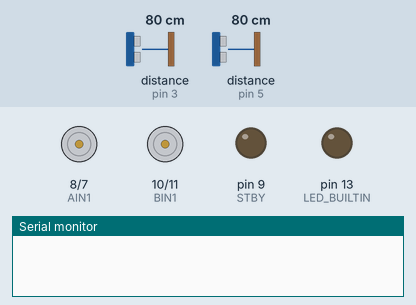
Simulated run of this sketch. Board: Arduino Uno, built with avr-gcc and run on an emulated ATmega328P. Shown: motor-driver pin pairs drawn as motors (green arrow = first pin HIGH = forward, orange = second pin HIGH = backward, longer = more drive, scaled by the enable pin, stopped while the standby pin is LOW), output pins drawn as LEDs (lit = HIGH), the last lines printed to the serial monitor. Wiring (inferred from the names in the program): 2 × ultrasonic range finder: trigger pin 2, echo pin 3 / trigger pin 4, echo pin 5. The test bench sets the inputs (shaded band); at power-on: distance to the obstacle (sensors on pin 3, pin 5) 80 cm. The echo pulse lasts 58.3 µs per cm; pins used as bus, display or sensor lines are not drawn.

Above: at 0.1 s.
At 1.1 s:
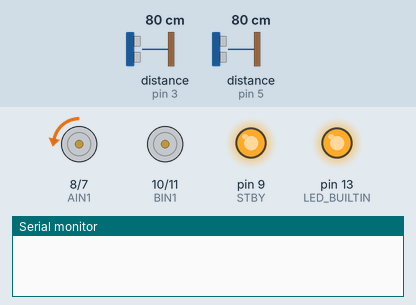
At 8.6 s:
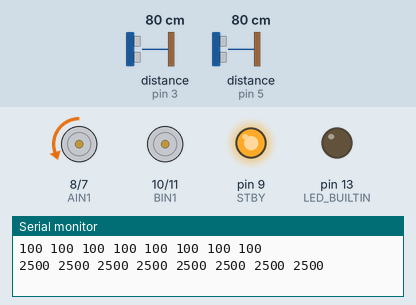
At 9.8 s:
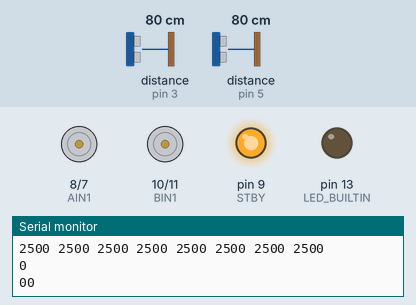
Timing chart, 0 to 11.3 s (numbered marks = the images above):
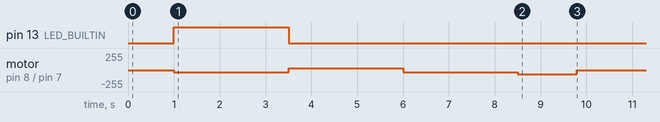

The sketch:

sketch_apr23a.ino
```cpp
// Initialize the Pololu QTR Sensors library for Arduino
#include <QTRSensors.h>
QTRSensors qtr;

// Initialize the eight sensors on our robot
const uint8_t SensorCount = 8;
uint16_t sensorValues[SensorCount];

const int PWMA = 6;   // PWM control for left wheel speed
const int AIN2 = 7;   // Direction control for left wheel
const int AIN1 = 8;   // Direction control for left wheel
const int STBY = 9;   // Standby pin to enable/disable motor driver
const int BIN1 = 10;  // Direction control for right wheel
const int BIN2 = 11;  // Direction control for right wheel
const int PWMB = 12;  // PWM control for right wheel speed
int counter = 0; // keeps count of how many solid lines have been passed
//set trigger and echo pins
const int leftSensorTriggerPin = 2;
const int leftSensorEchoPin = 3;
const int rightSensorTriggerPin = 4;
const int rightSensorEchoPin = 5;

// Initializing global variables for the 24' checkpoint calculation
unsigned long marker1Time = 0; // Time at first marker
unsigned long marker2Time = 0; // Time at second marker
float calibratedSpeed = 0; // speed to drive after calibration
bool marker3Detected = false; // third marker detection variable
float distanceAfterMarker3 = 0; // distance after third marker

void setup() {
  // Set motor control pins as outputs
  pinMode(STBY, OUTPUT);
  pinMode(PWMA, OUTPUT);
  pinMode(AIN1, OUTPUT);
  pinMode(AIN2, OUTPUT);
  pinMode(PWMB, OUTPUT);
  pinMode(BIN1, OUTPUT);
  pinMode(BIN2, OUTPUT);

  // Initialize sensor pins
  pinMode(leftSensorTriggerPin, OUTPUT);
  pinMode(leftSensorEchoPin, INPUT);
  pinMode(rightSensorTriggerPin, OUTPUT);
  pinMode(rightSensorEchoPin, INPUT);

  Serial.begin(9600);  // Begin serial communication
  delay(500);          // Short delay to ensure everything is initialized properly

  // configure the sensors
  qtr.setTypeRC();
  qtr.setSensorPins((const uint8_t[]){ 39, 37, 35, 33, 31, 29, 27, 25 }, SensorCount);
  qtr.setEmitterPin(23);

  delay(500);
  pinMode(LED_BUILTIN, OUTPUT);
  digitalWrite(LED_BUILTIN, HIGH);  // turn on Arduino's LED to indicate we are in calibration mode

  drive(12, 0);
  // 2.5 ms RC read timeout (default) * 10 reads per calibrate() call
  // = ~25 ms per calibrate() call.
  // Call calibrate() 400 times to make calibration take about 10 seconds.
  for (uint16_t i = 0; i < 100; i++) {
    qtr.calibrate();
  }
  digitalWrite(LED_BUILTIN, LOW);  // turn off Arduino's LED to indicate we are through with calibration
  drive(-12,0); // drive straight backward
  for (uint16_t i = 0; i < 100; i++) {
    qtr.calibrate();
  }
  drive(12,0); // drive straight forward
  for (uint16_t i = 0; i < 100; i++) {
    qtr.calibrate();
  }
  drive(25, 0);

  // print the calibration minimum values measured when emitters were on
  for (uint8_t i = 0; i < SensorCount; i++) {
    Serial.print(qtr.calibrationOn.minimum[i]);
    Serial.print(' ');
  }
  Serial.println();

  // print the calibration maximum values measured when emitters were on
  for (uint8_t i = 0; i < SensorCount; i++) {
    Serial.print(qtr.calibrationOn.maximum[i]);
    Serial.print(' ');
  }
  Serial.println();
  Serial.println();
  delay(1000);
}

// The main loop to run our robot and it's functions required for line-tracking,
// obstacle detection, and the various marker stops.
void loop() {

  int currentPosition = linepos(); // robots current position over the line
    // Assuming 0 is the minimum value indicating no line detected
    // if (currentPosition == 0) {
    //   drive(0, 0);          // Stop the robot as it has left the track
    //   return;               // Exit the loop function, stopping any further actions
    //}

// // The desired position is the center of the sensor array.
//     int desiredPosition = 3500;                     // Assuming 7000 is max
//     int error = desiredPosition - currentPosition;  // Calculate the error.
//     float kp = 0.005;                               // Proportional gain.
//     int correction = kp * error;

//     drive(20, correction);  // Drive forward at a base speed of 25, with a correction for direction.

//     delay(100);

  uint16_t position = qtr.readLineBlack(sensorValues); // the sensors read the line below
  int total=0; // initializing the total sensor summation variable
  for (int i=0; i< 8; i++){
    total=total+=sensorValues[i]; // calculates the summation of sensor values
  }
  int number= 8; // number of sensors
  int average_val= total/number; // average sensor value at a given time
  Serial.print(position);

  // If loop to define scenarios for each marker the robot goes over
  if (counter==0 && (average_val > 350)) { // at the first marker
    drive(0, 0);
    delay(1000); // stops for 1 second
    // drive(20, 0);
    marker1Time = millis(); // defines time at first marker
    counter=1; // acknowledges the first marker has passed
  } else if (counter==1 && (average_val > 350)) { // at the second marker
    marker2Time = millis(); // time at second marker
    counter= 2; // second marker has passed
    drive(0, 0);
    delay(1000); // stops for 1 second
    unsigned long travelTime = marker1Time - marker2Time; // time between marker 1 and 2
    calibratedSpeed = 10.0 / (travelTime); // calculates calibrated speed of robot
    //drive(20, 0); // resumes driving
  }
  if (counter==2 && (average_val > 350)) { // at third marker
    drive(0,0);
    delay(1000); // stops for 1 second
    unsigned long time_elapsed=millis(); // time since passing marker 3
    drive(20,0); // resumes driving
    unsigned long timeaftermarker3 = 24/calibratedSpeed; // distance/speed to calculate time to 24'
    if (time_elapsed==timeaftermarker3){ // stops the car after the calculated 24' drive time
      drive(0,0);
      delay(2000);
      //drive(20, 0);
    }
  }
  // Check for obstacles
  float leftDistance = Distance(0);   // Distance from the left sensor
  float rightDistance = Distance(1);  // Distance from the right sensor

  // Threshold distance to consider an obstacle is present (in cm)
  float obstacleThreshold = 10.0;  // Adjust based on your requirement

  if (leftDistance < obstacleThreshold && rightDistance < obstacleThreshold) {
    // If obstacles are detected on both sides, stop and wait
    drive(0, 0);  // Stop the robot
    delay(2500);  // Wait for 5 seconds
  }
    // Read the current line position.
// int currentPosition = linepos();
  //   // // Assuming 0 is the minimum value indicating no line detected
 if (average_val <= 75) {
    drive(0, 0);          // Stop the robot as it has left the track
    return;               // Exit the loop function, stopping any further actions
 }


    // No obstacles detected or obstacles are only on one side, continue with line following

    // // The desired position is the center of the sensor array.
     int desiredPosition = 3500;                     // Assuming 7000 is max
      int error = desiredPosition - currentPosition;  // Calculate the error.
     float kp = 0.004;                               // Proportional gain.
     int correction = kp * error;                    // correction for drive rotational value

     drive(25, correction);  // Drive forward at a base speed of 25, with a correction for direction.

     delay(100);  // Small delay to make it more controllable

    // if (average_val<=50){
    //   drive(0,0);
    //   return;
    // }


}

void drive(int linspd, int rotspd) {
  // Calculate individual wheel speeds based on linear and rotational speeds
  int rightWheelSpeed = linspd + rotspd;
  int leftWheelSpeed = linspd - rotspd;

  digitalWrite(STBY, HIGH);  // Activate motor driver from standby mode

  // Set wheel directions based on the calculated speeds
  if (rightWheelSpeed > 0) {
    digitalWrite(BIN1, HIGH);
    digitalWrite(BIN2, LOW);
  } else {
    digitalWrite(BIN1, LOW);
    digitalWrite(BIN2, HIGH);
  }

  if (leftWheelSpeed > 0) {
    digitalWrite(AIN1, LOW);
    digitalWrite(AIN2, HIGH);
  } else {
    digitalWrite(AIN1, HIGH);
    digitalWrite(AIN2, LOW);
  }

  // Apply PWM control to adjust wheel speeds within a 0-255 range
  analogWrite(PWMA, constrain(map(abs(leftWheelSpeed), 0, 100, 0, 255), 0, 255));
  analogWrite(PWMB, constrain(map(abs(rightWheelSpeed), 0, 100, 0, 255), 0, 255));
}


//calculate distance for a given sensor

float Distance(int sensor) {

  int triggerPin, echoPin;

  if (sensor == 0) {  // Left sensor

    triggerPin = leftSensorTriggerPin;

    echoPin = leftSensorEchoPin;

  } else if (sensor == 1) {  // Right sensor

    triggerPin = rightSensorTriggerPin;

    echoPin = rightSensorEchoPin;

  } else {

    return -1;
    // Invalid sensor
  }

  // Send pulse
  digitalWrite(triggerPin, LOW);  //off
  delayMicroseconds(2);
  digitalWrite(triggerPin, HIGH);  //on
  delayMicroseconds(10);           //delay
  digitalWrite(triggerPin, LOW);   //off

  // pulse duration
  float duration = pulseIn(echoPin, HIGH);

  // Calculate distance
  float distance = duration * 0.034 / 2;  // Speed of sound is 34 cm/ms

  return distance;
}

int linepos() {
  uint16_t position = qtr.readLineBlack(sensorValues);
  Serial.println(position);

  delay(250);

  return position;
}
```

Measured:
- by itself, motor on pin 8 (AIN1) / pin 7 (AIN2): stopped → backward 30/255 at 1.0 s, → forward 30/255 2.5 s later, → backward 30/255 2.5 s later, → backward 63/255 2.5 s later, … (5 changes in this stretch)
